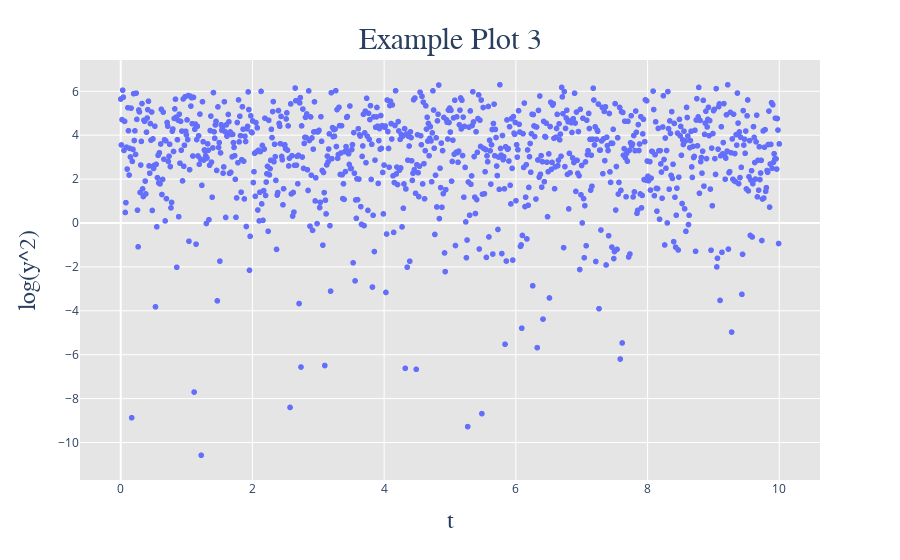

The notebook cell this image was saved under:
### Code cell
fig = px.scatter(x=t, y=q)

# Updating the format
fig.update_layout(
    title = {
        'text': "Example Plot 3",
        'y': 0.95,
        'x': 0.5,
        'xanchor': 'center',
        'yanchor': 'top',
        'font': dict(family = "Arial", size = 30)
    },
    xaxis = {
        'title': "t",
        'title_font': dict(family = "Arial", size = 24)
    },
    yaxis = {
        'title': "log(y^2)",
        'title_font': dict(family = "Arial", size = 24)
    })

# This can change the background color
fig.update_layout({'plot_bgcolor': 'rgba(0, 0, 0, 0.1)','paper_bgcolor': 'rgba(0, 0, 0, 0)'})

fig.show()

### Figure 1 — Plotly figure (JSON) as saved in the notebook; plotly's stock layout.template omitted (floating-point values rounded to 4 significant figures; data arrays with more than 128 entries replaced by an {"elided": "..."} marker saying what was removed)
{"data": [{"hovertemplate": "x=%{x}<br>y=%{y}<extra></extra>", "legendgroup": "", "marker": {"color": "#636efa", "symbol": "circle"}, "mode": "markers", "name": "", "showlegend": false, "type": "scattergl", "x": {"elided": "1024 float values"}, "xaxis": "x", "y": {"elided": "1024 float values"}, "yaxis": "y"}], "layout": {"legend": {"tracegroupgap": 0}, "margin": {"t": 60}, "paper_bgcolor": "rgba(0, 0, 0, 0)", "plot_bgcolor": "rgba(0, 0, 0, 0.1)", "title": {"font": {"family": "Arial", "size": 30}, "text": "Example Plot 3", "x": 0.5, "xanchor": "center", "y": 0.95, "yanchor": "top"}, "xaxis": {"anchor": "y", "domain": [0, 1], "title": {"font": {"family": "Arial", "size": 24}, "text": "t"}}, "yaxis": {"anchor": "x", "domain": [0, 1], "title": {"font": {"family": "Arial", "size": 24}, "text": "log(y^2)"}}}}
